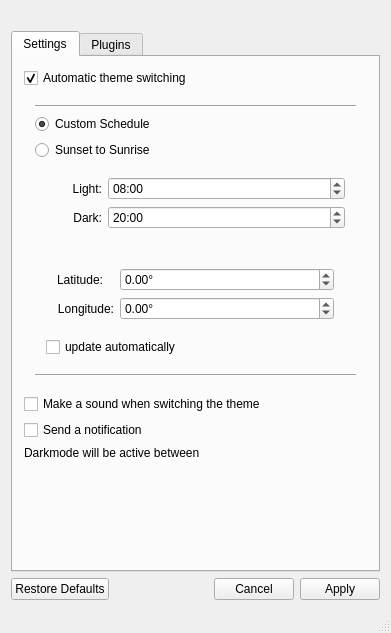
<?xml version="1.0" encoding="UTF-8"?>
<ui version="4.0">
 <class>main_window</class>
 <widget class="QMainWindow" name="main_window">
  <property name="enabled">
   <bool>true</bool>
  </property>
  <property name="geometry">
   <rect>
    <x>0</x>
    <y>0</y>
    <width>391</width>
    <height>633</height>
   </rect>
  </property>
  <property name="minimumSize">
   <size>
    <width>377</width>
    <height>0</height>
   </size>
  </property>
  <property name="windowTitle">
   <string notr="true">Yin &amp; Yang</string>
  </property>
  <property name="windowIcon">
   <iconset resource="../resources.qrc">
    <normaloff>:/icons/Logo</normaloff>:/icons/Logo</iconset>
  </property>
  <property name="locale">
   <locale language="English" country="UnitedKingdom"/>
  </property>
  <widget class="QWidget" name="central_widget">
   <layout class="QVBoxLayout" name="central_widget_layout">
    <item>
     <layout class="QHBoxLayout" name="logo_layout">
      <item alignment="Qt::AlignHCenter|Qt::AlignVCenter">
       <widget class="QLabel" name="logo">
        <property name="pixmap">
         <pixmap resource="../resources.qrc">:/icons/Logo</pixmap>
        </property>
        <property name="scaledContents">
         <bool>true</bool>
        </property>
        <property name="alignment">
         <set>Qt::AlignCenter</set>
        </property>
       </widget>
      </item>
     </layout>
    </item>
    <item>
     <widget class="QTabWidget" name="tab_widget">
      <property name="minimumSize">
       <size>
        <width>368</width>
        <height>0</height>
       </size>
      </property>
      <property name="currentIndex">
       <number>0</number>
      </property>
      <widget class="QWidget" name="settings">
       <attribute name="title">
        <string>Settings</string>
       </attribute>
       <layout class="QVBoxLayout" name="settings_layout">
        <item>
         <widget class="QCheckBox" name="btn_enable">
          <property name="text">
           <string>Automatic theme switching</string>
          </property>
          <property name="checked">
           <bool>true</bool>
          </property>
         </widget>
        </item>
        <item>
         <widget class="QWidget" name="schedule_settings" native="true">
          <layout class="QVBoxLayout" name="schedule_settings_layout">
           <item>
            <widget class="Line" name="line_top">
             <property name="orientation">
              <enum>Qt::Horizontal</enum>
             </property>
            </widget>
           </item>
           <item>
            <widget class="QRadioButton" name="btn_schedule">
             <property name="text">
              <string>Custom Schedule</string>
             </property>
             <property name="checked">
              <bool>true</bool>
             </property>
            </widget>
           </item>
           <item>
            <widget class="QRadioButton" name="btn_sun">
             <property name="text">
              <string>Sunset to Sunrise</string>
             </property>
            </widget>
           </item>
           <item>
            <widget class="QFrame" name="time">
             <property name="sizePolicy">
              <sizepolicy hsizetype="Preferred" vsizetype="Preferred">
               <horstretch>0</horstretch>
               <verstretch>0</verstretch>
              </sizepolicy>
             </property>
             <layout class="QFormLayout" name="time_layout">
              <property name="labelAlignment">
               <set>Qt::AlignCenter</set>
              </property>
              <property name="leftMargin">
               <number>37</number>
              </property>
              <item row="0" column="0">
               <widget class="QLabel" name="label_light">
                <property name="text">
                 <string>Light:</string>
                </property>
                <property name="alignment">
                 <set>Qt::AlignRight|Qt::AlignTrailing|Qt::AlignVCenter</set>
                </property>
               </widget>
              </item>
              <item row="0" column="1">
               <widget class="QTimeEdit" name="inp_time_light">
                <property name="sizePolicy">
                 <sizepolicy hsizetype="Minimum" vsizetype="Minimum">
                  <horstretch>0</horstretch>
                  <verstretch>0</verstretch>
                 </sizepolicy>
                </property>
                <property name="minimumSize">
                 <size>
                  <width>88</width>
                  <height>0</height>
                 </size>
                </property>
                <property name="displayFormat">
                 <string notr="true">HH:mm</string>
                </property>
                <property name="time">
                 <time>
                  <hour>8</hour>
                  <minute>0</minute>
                  <second>0</second>
                 </time>
                </property>
               </widget>
              </item>
              <item row="1" column="0">
               <widget class="QLabel" name="label_dark">
                <property name="text">
                 <string>Dark:</string>
                </property>
                <property name="alignment">
                 <set>Qt::AlignRight|Qt::AlignTrailing|Qt::AlignVCenter</set>
                </property>
               </widget>
              </item>
              <item row="1" column="1">
               <widget class="QTimeEdit" name="inp_time_dark">
                <property name="sizePolicy">
                 <sizepolicy hsizetype="Minimum" vsizetype="Minimum">
                  <horstretch>0</horstretch>
                  <verstretch>0</verstretch>
                 </sizepolicy>
                </property>
                <property name="minimumSize">
                 <size>
                  <width>88</width>
                  <height>0</height>
                 </size>
                </property>
                <property name="displayFormat">
                 <string notr="true">HH:mm</string>
                </property>
                <property name="time">
                 <time>
                  <hour>20</hour>
                  <minute>0</minute>
                  <second>0</second>
                 </time>
                </property>
               </widget>
              </item>
             </layout>
            </widget>
           </item>
           <item>
            <widget class="QFrame" name="location">
             <layout class="QVBoxLayout" name="verticalLayout">
              <item>
               <widget class="QWidget" name="location_input" native="true">
                <layout class="QFormLayout" name="formLayout">
                 <item row="1" column="0">
                  <widget class="QLabel" name="label_longitude">
                   <property name="text">
                    <string>Longitude:</string>
                   </property>
                   <property name="alignment">
                    <set>Qt::AlignRight|Qt::AlignTrailing|Qt::AlignVCenter</set>
                   </property>
                  </widget>
                 </item>
                 <item row="1" column="1">
                  <widget class="QDoubleSpinBox" name="inp_longitude">
                   <property name="sizePolicy">
                    <sizepolicy hsizetype="Minimum" vsizetype="Fixed">
                     <horstretch>0</horstretch>
                     <verstretch>0</verstretch>
                    </sizepolicy>
                   </property>
                   <property name="minimumSize">
                    <size>
                     <width>88</width>
                     <height>0</height>
                    </size>
                   </property>
                   <property name="suffix">
                    <string notr="true">°</string>
                   </property>
                   <property name="minimum">
                    <double>-180.000000000000000</double>
                   </property>
                   <property name="maximum">
                    <double>180.000000000000000</double>
                   </property>
                  </widget>
                 </item>
                 <item row="0" column="0">
                  <widget class="QLabel" name="label_latitude">
                   <property name="text">
                    <string>Latitude:</string>
                   </property>
                   <property name="alignment">
                    <set>Qt::AlignRight|Qt::AlignTrailing|Qt::AlignVCenter</set>
                   </property>
                  </widget>
                 </item>
                 <item row="0" column="1">
                  <widget class="QDoubleSpinBox" name="inp_latitude">
                   <property name="sizePolicy">
                    <sizepolicy hsizetype="Minimum" vsizetype="Minimum">
                     <horstretch>0</horstretch>
                     <verstretch>0</verstretch>
                    </sizepolicy>
                   </property>
                   <property name="minimumSize">
                    <size>
                     <width>88</width>
                     <height>0</height>
                    </size>
                   </property>
                   <property name="suffix">
                    <string notr="true">°</string>
                   </property>
                   <property name="minimum">
                    <double>-90.000000000000000</double>
                   </property>
                   <property name="maximum">
                    <double>90.000000000000000</double>
                   </property>
                  </widget>
                 </item>
                </layout>
               </widget>
              </item>
              <item>
               <widget class="QCheckBox" name="btn_location">
                <property name="text">
                 <string>update automatically</string>
                </property>
               </widget>
              </item>
             </layout>
            </widget>
           </item>
           <item>
            <widget class="Line" name="line_bottom">
             <property name="orientation">
              <enum>Qt::Horizontal</enum>
             </property>
            </widget>
           </item>
          </layout>
         </widget>
        </item>
        <item>
         <widget class="QCheckBox" name="toggle_sound">
          <property name="text">
           <string>Make a sound when switching the theme</string>
          </property>
         </widget>
        </item>
        <item>
         <widget class="QCheckBox" name="toggle_notification">
          <property name="text">
           <string>Send a notification</string>
          </property>
         </widget>
        </item>
        <item>
         <widget class="QLabel" name="label_active">
          <property name="text">
           <string notr="true">Darkmode will be active between</string>
          </property>
         </widget>
        </item>
        <item>
         <spacer name="space_vertical">
          <property name="orientation">
           <enum>Qt::Vertical</enum>
          </property>
          <property name="sizeHint" stdset="0">
           <size>
            <width>20</width>
            <height>40</height>
           </size>
          </property>
         </spacer>
        </item>
       </layout>
      </widget>
      <widget class="QWidget" name="plugins">
       <attribute name="title">
        <string>Plugins</string>
       </attribute>
       <layout class="QVBoxLayout" name="plugins_layout">
        <item>
         <widget class="QScrollArea" name="plugins_scroll">
          <property name="frameShape">
           <enum>QFrame::NoFrame</enum>
          </property>
          <property name="widgetResizable">
           <bool>true</bool>
          </property>
          <widget class="QWidget" name="plugins_scroll_content">
           <property name="geometry">
            <rect>
             <x>0</x>
             <y>0</y>
             <width>359</width>
             <height>411</height>
            </rect>
           </property>
           <layout class="QVBoxLayout" name="plugins_scroll_content_layout"/>
          </widget>
         </widget>
        </item>
       </layout>
      </widget>
     </widget>
    </item>
    <item>
     <widget class="QDialogButtonBox" name="btn_box">
      <property name="standardButtons">
       <set>QDialogButtonBox::Apply|QDialogButtonBox::Cancel|QDialogButtonBox::RestoreDefaults</set>
      </property>
     </widget>
    </item>
   </layout>
  </widget>
  <widget class="QStatusBar" name="status_bar"/>
 </widget>
 <layoutdefault spacing="6" margin="11"/>
 <resources>
  <include location="../resources.qrc"/>
 </resources>
 <connections>
  <connection>
   <sender>btn_sun</sender>
   <signal>toggled(bool)</signal>
   <receiver>location</receiver>
   <slot>setVisible(bool)</slot>
   <hints>
    <hint type="sourcelabel">
     <x>273</x>
     <y>308</y>
    </hint>
    <hint type="destinationlabel">
     <x>254</x>
     <y>379</y>
    </hint>
   </hints>
  </connection>
  <connection>
   <sender>btn_schedule</sender>
   <signal>toggled(bool)</signal>
   <receiver>time</receiver>
   <slot>setVisible(bool)</slot>
   <hints>
    <hint type="sourcelabel">
     <x>114</x>
     <y>192</y>
    </hint>
    <hint type="destinationlabel">
     <x>219</x>
     <y>280</y>
    </hint>
   </hints>
  </connection>
  <connection>
   <sender>btn_enable</sender>
   <signal>toggled(bool)</signal>
   <receiver>schedule_settings</receiver>
   <slot>setVisible(bool)</slot>
   <hints>
    <hint type="sourcelabel">
     <x>188</x>
     <y>153</y>
    </hint>
    <hint type="destinationlabel">
     <x>188</x>
     <y>318</y>
    </hint>
   </hints>
  </connection>
 </connections>
</ui>
